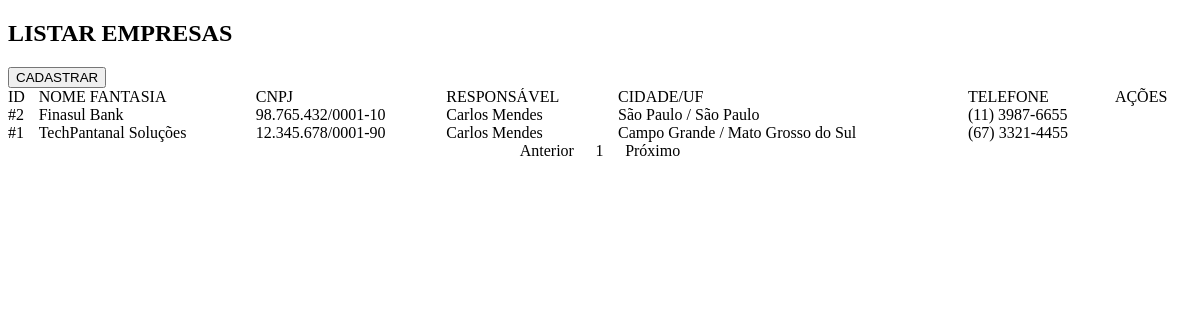
Screenshot of /Views/listar_empresa.php with the database file from the repository.
### tables this page shows
CREATE TABLE IF NOT EXISTS empresa (
  id INT NOT NULL AUTO_INCREMENT,
  endereco_id INT NOT NULL,
  responsavel_id INT NOT NULL,
  nome_fantasia VARCHAR(150) DEFAULT NULL,
  razao_social VARCHAR(180) NOT NULL,
  cnpj VARCHAR(20) NOT NULL UNIQUE,
  email_contato VARCHAR(150) NOT NULL,
  telefone VARCHAR(20) DEFAULT NULL,
  responsavel VARCHAR(150) NOT NULL,
  habilitado TINYINT NOT NULL DEFAULT 1,
  PRIMARY KEY (id)
   
   
);

CREATE TABLE IF NOT EXISTS endereco (
  id INT NOT NULL AUTO_INCREMENT,
  cep VARCHAR(20) NOT NULL,
  rua VARCHAR(255) NOT NULL,
  numero VARCHAR(20) NOT NULL,
  complemento VARCHAR(100),
  bairro VARCHAR(100) NOT NULL,
  cidade VARCHAR(100) NOT NULL,
  estado VARCHAR(100) NOT NULL,
  pais VARCHAR(100) NOT NULL,
  PRIMARY KEY (id)
);

### Model/Database/Empresa.php (called while the page is built, shortened)
<?php
    Class Empresa
    {
        public function ListarDados()
        {
            global $pdo;
            $sql = $pdo->prepare("SELECT empresa.*, endereco.cidade, endereco.estado FROM empresa INNER JOIN endereco ON empresa.endereco_id = endereco.id ORDER BY empresa.nome_fantasia");
            $sql->execute();
            $dados_empresa = $sql->fetchAll(PDO::FETCH_ASSOC);
            return $dados_empresa;
        }
    }
?>

### Views/listar_empresa.php (the view, shortened to what this page needs)
<?php
    require "../Model/Database/Empresa.php";
    $empresa = new Empresa();
    $empresa->conectar("clientesbaikal","localhost","root","");
    $dados = $empresa->ListarDados();
?>
<!DOCTYPE html>
<html lang="pt-br">
<head>
    <link rel="stylesheet" href="../assets/CSS/Componentes/tabela.css">
</head>
<body>
<h2 class="titulo-pagina">LISTAR EMPRESAS</h2>
    <a href="cadastro_empresa.php"><button>CADASTRAR</button></a>
    <div class="tabela-wrapper">
        <table>
            <thead>
                <tr>
                    <th data-col="0">
                        <span class="th-label">ID <i class="fa-solid fa-sort sort-icon"></i></span>
                    </th>
                    <th data-col="1">
                        <span class="th-label">NOME FANTASIA <i class="fa-solid fa-sort sort-icon"></i></span>
                    </th>
                    <th data-col="2">
                        <span class="th-label">CNPJ <i class="fa-solid fa-sort sort-icon"></i></span>
                    </th>
                    <th data-col="3">
                        <span class="th-label">RESPONSÁVEL <i class="fa-solid fa-sort sort-icon"></i></span>
                    </th>
                    <th data-col="4">
                        <span class="th-label">CIDADE/UF <i class="fa-solid fa-sort sort-icon"></i></span>
                    </th>
                    <th data-col="5">
                        <span class="th-label">TELEFONE <i class="fa-solid fa-sort sort-icon"></i></span>
                    </th>
                    <th>AÇÕES</th>
                </tr>
            </thead>
            <tbody>
                <?php
                    foreach($dados as $pessoa)
                    {
                ?>
                <tr>
                    <td>
                        #<?php echo $pessoa['id'] ?>
                    </td>
                    <td>
                        <?php echo $pessoa['nome_fantasia'] ?>
                    </td>
                    <td>
                        <?php echo $pessoa['cnpj'] ?>
                    </td>
                    <td>
                        <?php echo $pessoa['responsavel'] ?>
                    </td>
                    <td>
                        <?php echo $pessoa['cidade'] . " / " . $pessoa['estado'] ?>
                    </td>
                    <td>
                        <?php echo $pessoa['telefone'] ?>
                    </td>
                    <td>
                        <div class="acoes">
                        </div>
                    </td>
                </tr>
                <?php
                    }
                ?>
            </tbody>
            <tfoot>
                <tr>
                    <td colspan="7" class="rodape-tabela">
                        <div class="paginacao">
                        </div>
                    </td>
                </tr>
            </tfoot>
        </table>
    </div>
</body>
</html>

### assets/CSS/Componentes/tabela.css (style rules this page uses)
.tabela-wrapper { overflow-x: auto; width: 100%; }
.tabela-wrapper table { width: 100%; min-width: 900px; max-width: 1200px; border-collapse: separate; border-spacing: 0; background-color: var(--cor-fundo-branco); border: 1px solid var(--cor-borda-padrao); border-radius: var(--raio-md); overflow: hidden; font-size: var(--fonte-apoio); color: var(--cor-texto-primario); }
.tabela-wrapper th, .tabela-wrapper td { padding: var(--espaco-sm); text-align: left; vertical-align: middle; border-bottom: 1px solid var(--cor-borda-padrao); }
.tabela-wrapper th { background-color: var(--cor-azul-primaria); color: var(--cor-branco-primario); font-weight: 500; font-size: var(--fonte-apoio); white-space: nowrap; }
.tabela-wrapper .th-label { display: inline-flex; align-items: center; gap: 4px; cursor: pointer; user-select: none; }
.tabela-wrapper tbody tr { transition: var(--transicao-rapida); }
.tabela-wrapper tbody tr:nth-child(even) { background-color: var(--cor-cinza-hover); }
.tabela-wrapper tbody tr:last-child td { border-bottom: none; }
.tabela-wrapper .acoes { display: flex; gap: var(--espaco-sm); align-items: center; }
.tabela-wrapper tfoot td.rodape-tabela { background-color: var(--cor-azul-primaria); color: var(--cor-branco-primario); padding: var(--espaco-sm) var(--espaco-md); border-bottom: none; }
.tabela-wrapper .paginacao { display: flex; justify-content: center; align-items: center; gap: var(--espaco-xs); }

### rows the page displays
empresa: id "2", nome_fantasia "Finasul Bank", cnpj "98.765.432/0001-10", responsavel "Carlos Mendes", endereco.cidade "São Paulo", endereco.estado "São Paulo", telefone "(11) 3987-6655"
empresa: id "1", nome_fantasia "TechPantanal Soluções", cnpj "12.345.678/0001-90", responsavel "Carlos Mendes", endereco.cidade "Campo Grande", endereco.estado "Mato Grosso do Sul", telefone "(67) 3321-4455"
